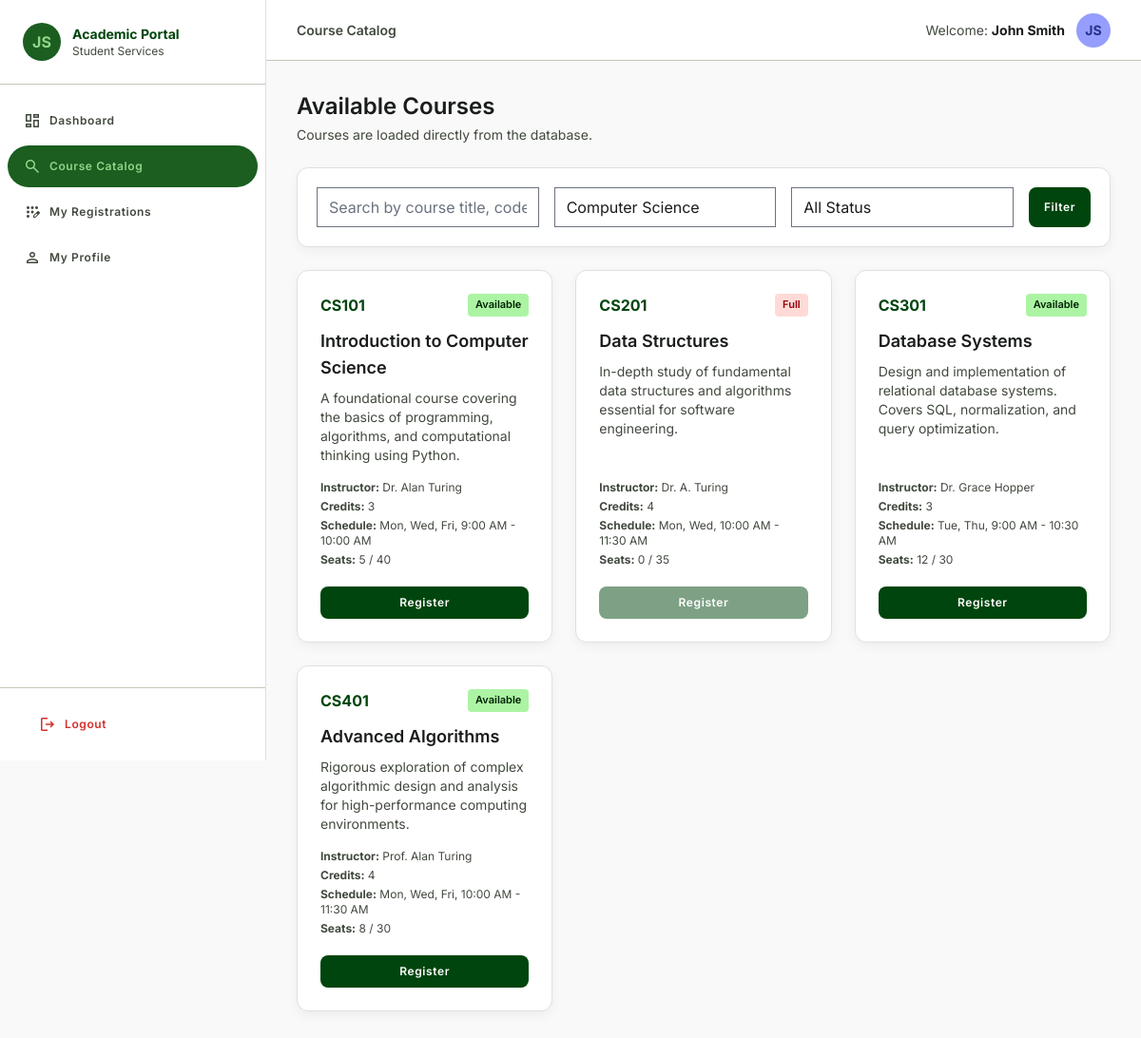
Page /student/courses.php?dept=Computer Science (signed in) on the committed database.
### tables this page shows
CREATE TABLE students (
    student_id     INT UNSIGNED AUTO_INCREMENT PRIMARY KEY,
    user_id        INT UNSIGNED NOT NULL UNIQUE,
    student_number VARCHAR(20)  NOT NULL UNIQUE,
    department     VARCHAR(100) NOT NULL,
    program        VARCHAR(150) NOT NULL,
    year_level     TINYINT UNSIGNED NOT NULL DEFAULT 1,
    created_at     DATETIME NOT NULL DEFAULT CURRENT_TIMESTAMP,
    CONSTRAINT fk_student_user FOREIGN KEY (user_id)
        REFERENCES users(user_id) ON DELETE CASCADE ON UPDATE CASCADE,
    INDEX idx_student_number (student_number),
    INDEX idx_student_user   (user_id)
);

CREATE TABLE users (
    user_id       INT UNSIGNED AUTO_INCREMENT PRIMARY KEY,
    full_name     VARCHAR(150)  NOT NULL,
    email         VARCHAR(180)  NOT NULL UNIQUE,
    password_hash VARCHAR(255)  NOT NULL,
    role          ENUM('student','admin') NOT NULL DEFAULT 'student',
    is_active     TINYINT(1)    NOT NULL DEFAULT 1,
    created_at    DATETIME      NOT NULL DEFAULT CURRENT_TIMESTAMP,
    updated_at    DATETIME      NOT NULL DEFAULT CURRENT_TIMESTAMP ON UPDATE CURRENT_TIMESTAMP,
    INDEX idx_email (email),
    INDEX idx_role  (role)
);

CREATE TABLE courses (
    course_id       INT UNSIGNED AUTO_INCREMENT PRIMARY KEY,
    course_code     VARCHAR(20)  NOT NULL UNIQUE,
    course_title    VARCHAR(200) NOT NULL,
    description     TEXT,
    department      VARCHAR(100) NOT NULL,
    instructor      VARCHAR(150) NOT NULL,
    credit_hours    TINYINT UNSIGNED NOT NULL DEFAULT 3,
    schedule_day    VARCHAR(60)  NOT NULL,
    schedule_time   VARCHAR(60)  NOT NULL,
    capacity        SMALLINT UNSIGNED NOT NULL DEFAULT 30,
    available_seats SMALLINT UNSIGNED NOT NULL DEFAULT 30,
    status          ENUM('active','inactive','full') NOT NULL DEFAULT 'active',
    created_at      DATETIME NOT NULL DEFAULT CURRENT_TIMESTAMP,
    updated_at      DATETIME NOT NULL DEFAULT CURRENT_TIMESTAMP ON UPDATE CURRENT_TIMESTAMP,
    CONSTRAINT chk_capacity  CHECK (capacity > 0),
    CONSTRAINT chk_seats     CHECK (available_seats >= 0),
    CONSTRAINT chk_seats_cap CHECK (available_seats <= capacity),
    INDEX idx_course_code (course_code),
    INDEX idx_department  (department),
    INDEX idx_status      (status)
);

### includes/auth.php (called while the page is built, shortened)
<?php
require_once __DIR__ . '/db.php';
function currentUser(): ?array {
    global $pdo;
    $stmt = $pdo->prepare("\n        SELECT u.user_id, u.full_name, u.email, u.role, u.is_active,\n               s.student_id, s.student_number, s.department AS student_department, s.program, s.year_level,\n               a.admin_id, a.staff_number\n        FROM users u\n        LEFT JOIN students s ON u.user_id = s.user_id\n        LEFT JOIN admins a ON u.user_id = a.user_id\n        WHERE u.user_id = ?\n        LIMIT 1\n    ");
    $stmt->execute([$_SESSION['user_id']]);
    $user = $stmt->fetch();
    return $user ?: null;
}
?>

### includes/functions.php (called while the page is built, shortened)
<?php
require_once __DIR__ . '/db.php';
function e($value): string { return htmlspecialchars((string)$value, ENT_QUOTES, 'UTF-8'); }
function getInitials(?string $name): string {
    $parts = preg_split('/\s+/', trim((string)$name));
    $initials = '';
    foreach ($parts as $part) if ($part !== '') $initials .= strtoupper(substr($part, 0, 1));
    return substr($initials ?: 'U', 0, 2);
}
function getCourses(array $filters = []): array {
    global $pdo;
    $sql = "SELECT * FROM courses WHERE 1=1";
    $params = [];
    $search = trim($filters['search'] ?? '');
    $dept = trim($filters['dept'] ?? ($filters['department'] ?? ''));
    $status = trim($filters['status'] ?? '');
    $available = $filters['available'] ?? '';
    if ($dept !== '') { $sql .= " AND department = ?"; $params[] = $dept; }
    $sql .= " ORDER BY course_code ASC";
    $stmt = $pdo->prepare($sql);
    $stmt->execute($params);
    return $stmt->fetchAll();
}
?>

### includes/config.php (called while the page is built, shortened)
<?php
function url(string $path): string {
    return BASE_URL . $path;
}
?>

### student/courses.php (the view)
<?php
require_once '../includes/auth.php'; require_once '../includes/functions.php';
requireStudent(); $user=currentUser();
$filters=['search'=>$_GET['search']??'', 'dept'=>$_GET['dept']??'', 'available'=>$_GET['available']??'']; $courses=getCourses($filters);
$pageTitle='Course Catalog'; $activePage='courses'; $sidebarRole='student';
require_once '../includes/header.php'; require_once '../includes/sidebar.php';
?>
<div class="p-8 max-w-6xl mx-auto"><div class="mb-6"><h2 class="text-2xl font-semibold text-on-surface mb-1">Available Courses</h2><p class="text-sm text-on-surface-variant">Courses are loaded directly from the database.</p></div>
<form method="GET" class="card mb-6 p-5"><div class="flex flex-col md:flex-row gap-4"><input name="search" value="<?= e($filters['search']) ?>" class="form-input" placeholder="Search by course title, code, or instructor"><select name="dept" class="form-input max-w-xs"><option value="">All Departments</option><?php foreach(['Computer Science','Business Administration','Liberal Arts','Mathematics','Engineering','Natural Sciences'] as $d): ?><option <?= $filters['dept']===$d?'selected':'' ?>><?= e($d) ?></option><?php endforeach; ?></select><select name="available" class="form-input max-w-xs"><option value="">All Status</option><option value="available" <?= $filters['available']==='available'?'selected':'' ?>>Available</option><option value="full" <?= $filters['available']==='full'?'selected':'' ?>>Full</option></select><button class="btn-primary" type="submit">Filter</button></div></form>
<div class="grid grid-cols-1 md:grid-cols-2 lg:grid-cols-3 gap-6"><?php foreach($courses as $c): $isFull=(int)$c['available_seats']<=0 || $c['status']==='full'; ?><div class="course-card"><div class="flex justify-between gap-2 mb-3"><span class="font-bold text-primary"><?= e($c['course_code']) ?></span><span class="<?= $isFull?'badge-full':'badge-available' ?>"><?= $isFull?'Full':'Available' ?></span></div><h3 class="text-lg font-semibold mb-2"><?= e($c['course_title']) ?></h3><p class="text-sm text-on-surface-variant flex-grow"><?= e($c['description']) ?></p><div class="text-xs text-on-surface-variant mt-4 space-y-1"><p><strong>Instructor:</strong> <?= e($c['instructor']) ?></p><p><strong>Credits:</strong> <?= (int)$c['credit_hours'] ?></p><p><strong>Schedule:</strong> <?= e($c['schedule_day']) ?>, <?= e($c['schedule_time']) ?></p><p><strong>Seats:</strong> <?= (int)$c['available_seats'] ?> / <?= (int)$c['capacity'] ?></p></div><button class="btn-primary w-full justify-center mt-5" <?= $isFull?'disabled style="opacity:.5;cursor:not-allowed"':'' ?> onclick="enrollCourse(<?= (int)$c['course_id'] ?>)">Register</button></div><?php endforeach; ?></div></div>
<?php require_once '../includes/footer.php'; ?>

### includes/sidebar.php
<?php
if (($sidebarRole ?? '') === 'admin') require __DIR__ . '/admin_sidebar.php';
else require __DIR__ . '/student_sidebar.php';
?>
<div class="main-content">
<header class="sticky top-0 z-30 flex justify-between items-center px-8 h-16 bg-surface border-b border-outline-variant">
  <div class="flex items-center gap-3"><span class="text-sm font-semibold text-on-surface-variant hidden md:block"><?= e($pageTitle ?? 'Dashboard') ?></span></div>
  <div class="flex items-center gap-3">
    <span class="text-sm text-on-surface-variant"><?= ($sidebarRole ?? '') === 'admin' ? 'Admin' : 'Welcome' ?>: <strong class="text-on-surface"><?= e($user['full_name'] ?? 'User') ?></strong></span>
    <div class="w-9 h-9 rounded-full bg-secondary-container text-on-secondary-container flex items-center justify-center font-bold text-sm"><?= e(getInitials($user['full_name'] ?? 'User')) ?></div>
  </div>
</header>

### includes/student_sidebar.php
<aside class="sidebar" id="student-sidebar">
  <div class="flex items-center gap-3 p-6 border-b border-outline-variant">
    <div class="w-10 h-10 rounded-full bg-primary-container flex items-center justify-center font-bold text-on-primary-container"><?= e(getInitials($user['full_name'] ?? 'Student')) ?></div>
    <div><h2 class="text-sm font-bold text-primary">Academic Portal</h2><p class="text-xs text-on-surface-variant">Student Services</p></div>
  </div>
  <nav class="flex-1 py-4 overflow-y-auto"><ul class="space-y-1">
    <li><a class="nav-link <?= ($activePage ?? '') === 'dashboard' ? 'active' : '' ?>" href="<?= url('/student/dashboard.php') ?>"><span class="ms" style="font-size:20px">dashboard</span>Dashboard</a></li>
    <li><a class="nav-link <?= ($activePage ?? '') === 'courses' ? 'active' : '' ?>" href="<?= url('/student/courses.php') ?>"><span class="ms" style="font-size:20px">search</span>Course Catalog</a></li>
    <li><a class="nav-link <?= ($activePage ?? '') === 'mycourses' ? 'active' : '' ?>" href="<?= url('/student/my_courses.php') ?>"><span class="ms" style="font-size:20px">app_registration</span>My Registrations</a></li>
    <li><a class="nav-link <?= ($activePage ?? '') === 'profile' ? 'active' : '' ?>" href="<?= url('/student/profile.php') ?>"><span class="ms" style="font-size:20px">person</span>My Profile</a></li>
  </ul></nav>
  <div class="p-4 border-t border-outline-variant"><a href="<?= url('/logout.php') ?>" class="nav-link w-full text-error hover:bg-error-container/20"><span class="ms" style="font-size:20px;color:#D32F2F">logout</span>Logout</a></div>
</aside>

### assets/css/style.css (style rules this page uses)
* { font-family: 'Inter', sans-serif; }
body { min-height: 100dvh; }
.ms { font-family: 'Material Symbols Outlined'; font-weight: normal; font-style: normal; font-size: 24px; line-height: 1; letter-spacing: normal; text-transform: none; display: inline-block; white-space: nowrap; direction: ltr; -webkit-font-smoothing: antialiased; }
.nav-link { display: flex; align-items: center; gap: 8px; padding: 12px 16px; margin: 0 8px; border-radius: 9999px; cursor: pointer; font-size: 12px; font-weight: 600; letter-spacing: 0.05em; color: #41493e; transition: all 0.15s; }
.nav-link.active { background: #1b5e20; color: #90d689; }
.nav-link.active .ms { color: #90d689; }
.btn-primary { background: #00450d; color: white; padding: 8px 16px; border-radius: 8px; font-size: 12px; font-weight: 600; letter-spacing: 0.05em; cursor: pointer; border: none; display: inline-flex; align-items: center; gap: 6px; transition: all 0.15s; }
.card { background: white; border: 1px solid #E0E0E0; border-radius: 12px; padding: 24px; box-shadow: 0 4px 12px rgba(0,0,0,0.05); }
.badge-available { background: #acf4a4; color: #002203; font-size: 11px; font-weight: 600; padding: 3px 8px; border-radius: 4px; }
.badge-full { background: #ffdad6; color: #93000a; font-size: 11px; font-weight: 600; padding: 3px 8px; border-radius: 4px; }
.form-input { width: 100%; padding: 10px 14px; background: white; border: 1px solid #E0E0E0; border-radius: 8px; font-size: 15px; color: #1a1c1c; outline: none; transition: all 0.2s; box-sizing: border-box; }
.course-card { background: white; border: 1px solid #E0E0E0; border-radius: 12px; padding: 24px; box-shadow: 0 4px 12px rgba(0,0,0,0.05); display: flex; flex-direction: column; transition: box-shadow 0.2s; }
.sidebar { width: 280px; min-height: 100vh; background: white; border-right: 1px solid #E0E0E0; position: fixed; top: 0; left: 0; z-index: 40; display: flex; flex-direction: column; }
.main-content { margin-left: 280px; min-height: 100vh; background: #f9f9f9; }
.ms { font-feature-settings: 'liga'; }

### rows in the picture
students: user.full_name "JS", user.full_name "John Smith"
courses: course_code "CS101", status "Available", course_title "Introduction to Computer Science", description "A foundational course covering the basics of programming, algorithms, and computational thinking using Python.", instructor "Dr. Alan Turing", credit_hours "3", schedule_day "Mon, Wed, Fri", schedule_time "9:00 AM - 10:00 AM", available_seats "5", capacity "40"
courses: course_code "CS201", shows "Full", course_title "Data Structures", description "In-depth study of fundamental data structures and algorithms essential for software engineering.", instructor "Dr. A. Turing", credit_hours "4", schedule_day "Mon, Wed", schedule_time "10:00 AM - 11:30 AM", available_seats "0", capacity "35"
courses: course_code "CS301", status "Available", course_title "Database Systems", description "Design and implementation of relational database systems. Covers SQL, normalization, and query optimization.", instructor "Dr. Grace Hopper", credit_hours "3", schedule_day "Tue, Thu", schedule_time "9:00 AM - 10:30 AM", available_seats "12", capacity "30"
courses: course_code "CS401", status "Available", course_title "Advanced Algorithms", description "Rigorous exploration of complex algorithmic design and analysis for high-performance computing environments.", instructor "Prof. Alan Turing", credit_hours "4", schedule_day "Mon, Wed, Fri", schedule_time "10:00 AM - 11:30 AM", available_seats "8", capacity "30"

### other values in the picture
$pageTitle "Course Catalog"
form field dept "Computer Science"
